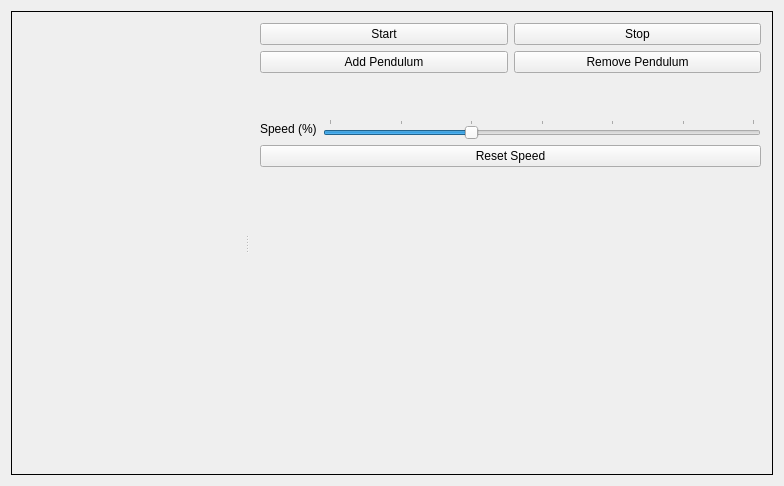
<?xml version="1.0" encoding="UTF-8"?>
<ui version="4.0">
 <class>MainWindow</class>
 <widget class="QMainWindow" name="MainWindow">
  <property name="geometry">
   <rect>
    <x>0</x>
    <y>0</y>
    <width>784</width>
    <height>486</height>
   </rect>
  </property>
  <property name="minimumSize">
   <size>
    <width>350</width>
    <height>350</height>
   </size>
  </property>
  <property name="windowTitle">
   <string>MainWindow</string>
  </property>
  <widget class="QWidget" name="centralWidget">
   <layout class="QHBoxLayout" name="horizontalLayout_3">
    <item>
     <widget class="QSplitter" name="splitter">
      <property name="sizePolicy">
       <sizepolicy hsizetype="Preferred" vsizetype="Preferred">
        <horstretch>1</horstretch>
        <verstretch>0</verstretch>
       </sizepolicy>
      </property>
      <property name="frameShape">
       <enum>QFrame::Box</enum>
      </property>
      <property name="lineWidth">
       <number>1</number>
      </property>
      <property name="midLineWidth">
       <number>10</number>
      </property>
      <property name="orientation">
       <enum>Qt::Horizontal</enum>
      </property>
      <property name="handleWidth">
       <number>4</number>
      </property>
      <property name="childrenCollapsible">
       <bool>false</bool>
      </property>
      <widget class="PendulumWidget" name="pendulumWidget" native="true">
       <property name="sizePolicy">
        <sizepolicy hsizetype="Preferred" vsizetype="Preferred">
         <horstretch>0</horstretch>
         <verstretch>0</verstretch>
        </sizepolicy>
       </property>
      </widget>
      <widget class="QWidget" name="verticalLayoutWidget">
       <layout class="QVBoxLayout" name="verticalLayout_2">
        <item>
         <layout class="QGridLayout" name="gridLayout">
          <item row="0" column="0">
           <widget class="QPushButton" name="startButton">
            <property name="text">
             <string>Start</string>
            </property>
           </widget>
          </item>
          <item row="1" column="0">
           <widget class="QPushButton" name="addPendulumButton">
            <property name="text">
             <string>Add Pendulum</string>
            </property>
           </widget>
          </item>
          <item row="1" column="1">
           <widget class="QPushButton" name="removePendulumButton">
            <property name="text">
             <string>Remove Pendulum</string>
            </property>
           </widget>
          </item>
          <item row="0" column="1">
           <widget class="QPushButton" name="stopButton">
            <property name="text">
             <string>Stop</string>
            </property>
           </widget>
          </item>
         </layout>
        </item>
        <item>
         <spacer name="verticalSpacer_2">
          <property name="orientation">
           <enum>Qt::Vertical</enum>
          </property>
          <property name="sizeType">
           <enum>QSizePolicy::Minimum</enum>
          </property>
          <property name="sizeHint" stdset="0">
           <size>
            <width>20</width>
            <height>40</height>
           </size>
          </property>
         </spacer>
        </item>
        <item>
         <layout class="QFormLayout" name="formLayout">
          <item row="0" column="0">
           <widget class="QLabel" name="speedLabel">
            <property name="text">
             <string>Speed (%)</string>
            </property>
           </widget>
          </item>
          <item row="0" column="1">
           <widget class="QSlider" name="speedSlider">
            <property name="maximum">
             <number>300</number>
            </property>
            <property name="value">
             <number>100</number>
            </property>
            <property name="orientation">
             <enum>Qt::Horizontal</enum>
            </property>
            <property name="invertedAppearance">
             <bool>false</bool>
            </property>
            <property name="tickPosition">
             <enum>QSlider::TicksAbove</enum>
            </property>
            <property name="tickInterval">
             <number>50</number>
            </property>
           </widget>
          </item>
         </layout>
        </item>
        <item>
         <widget class="QPushButton" name="resetSpeedButton">
          <property name="text">
           <string>Reset Speed</string>
          </property>
         </widget>
        </item>
        <item>
         <spacer name="verticalSpacer">
          <property name="orientation">
           <enum>Qt::Vertical</enum>
          </property>
          <property name="sizeHint" stdset="0">
           <size>
            <width>20</width>
            <height>40</height>
           </size>
          </property>
         </spacer>
        </item>
       </layout>
      </widget>
     </widget>
    </item>
   </layout>
  </widget>
  <widget class="QMenuBar" name="menuBar">
   <property name="geometry">
    <rect>
     <x>0</x>
     <y>0</y>
     <width>784</width>
     <height>22</height>
    </rect>
   </property>
  </widget>
  <action name="actionStart">
   <property name="text">
    <string>Start</string>
   </property>
  </action>
  <action name="actionStop">
   <property name="text">
    <string>Stop</string>
   </property>
  </action>
 </widget>
 <layoutdefault spacing="6" margin="11"/>
 <customwidgets>
  <customwidget>
   <class>PendulumWidget</class>
   <extends>QWidget</extends>
   <header>pendulumwidget.h</header>
  </customwidget>
 </customwidgets>
 <resources/>
 <connections/>
</ui>
